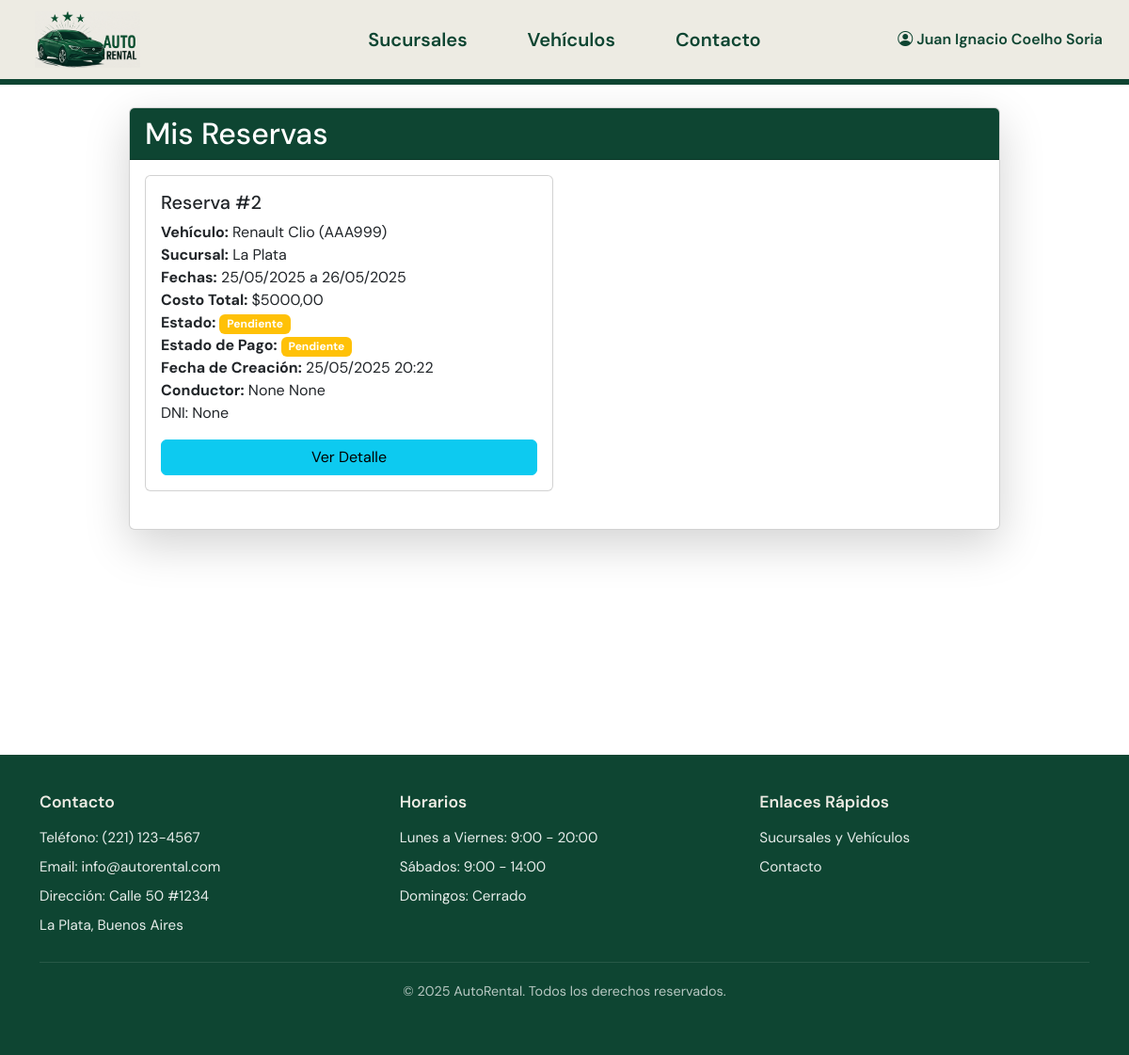
Before: /reservas/mis_reservas/ (signed in) with the older database file.
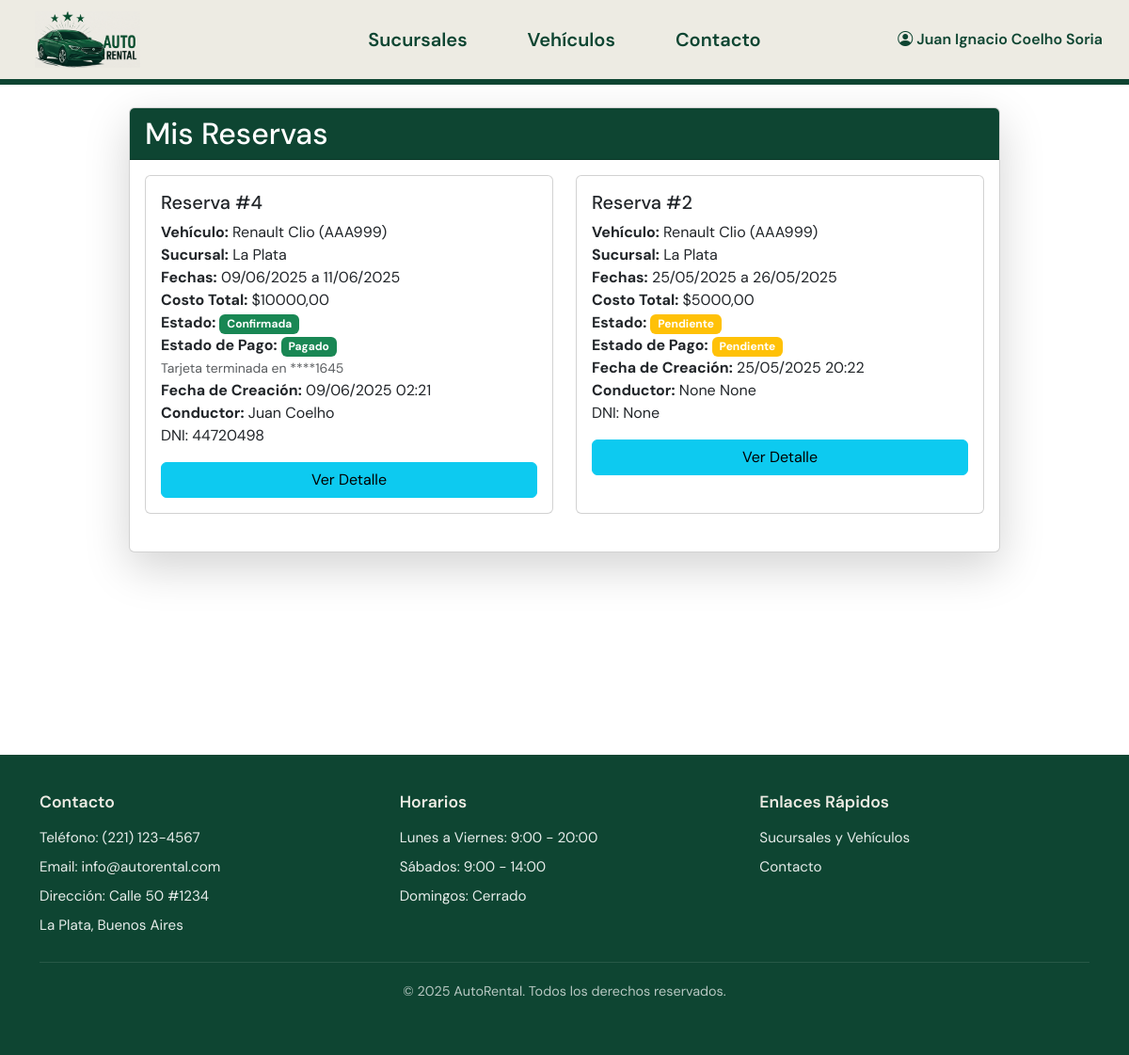
After: the same page with the newer database file.
### reservas/models.py (models this page shows, shortened)
class Reserva(models.Model):
    ESTADO_RESERVA_CHOICES = (
        ('PENDIENTE', 'Pendiente'),
        ('CONFIRMADA', 'Confirmada'),
        ('CANCELADA', 'Cancelada'),
        ('FINALIZADA', 'Finalizada'),
    )
    ESTADO_PAGO_CHOICES = (
        ('PENDIENTE', 'Pendiente'),
        ('PROCESANDO', 'Procesando'),
        ('PAGADO', 'Pagado'),
        ('FALLIDO', 'Fallido'),
        ('REEMBOLSADO', 'Reembolsado'),
    )
    cliente = models.ForeignKey(settings.AUTH_USER_MODEL, on_delete=models.CASCADE, related_name='reservas')
    vehiculo = models.ForeignKey(Vehiculo, on_delete=models.CASCADE, related_name='reservas')
    fecha_recogida = models.DateField()
    fecha_devolucion = models.DateField()
    costo_total = models.DecimalField(max_digits=10, decimal_places=2, null=True, blank=True)
    estado = models.CharField(max_length=20, choices=ESTADO_RESERVA_CHOICES, default='PENDIENTE')
    fecha_creacion = models.DateTimeField(auto_now_add=True)
    conductor_nombre = models.CharField(max_length=100, null=True, blank=True)
    conductor_apellido = models.CharField(max_length=100, null=True, blank=True)
    conductor_dni = models.CharField(max_length=20, null=True, blank=True, unique=True)
    estado_pago = models.CharField(max_length=20, choices=ESTADO_PAGO_CHOICES, default='PENDIENTE')
    fecha_pago = models.DateTimeField(null=True, blank=True)
    referencia_pago = models.CharField(max_length=100, null=True, blank=True)
    ultimos_4_digitos_tarjeta = models.CharField(max_length=4, null=True, blank=True)
    @property
    def esta_pagado(self):
        return self.estado_pago == 'PAGADO'
    class Meta:
        verbose_name_plural = "Reservas"
        ordering = ['fecha_recogida']

### vehiculos/models.py (models this page shows, shortened)
class Vehiculo(models.Model):
    TIPO_CHOICES = [
        ('AUTOMOVIL', 'Automóvil'),
        ('CAMIONETA', 'Camioneta'),
        ('4X4', '4x4'),
    ]
    REEMBOLSO_CHOICES = [
        ('0', '0%'),
        ('20', '20%'),
        ('100', '100%'),
    ]
    marca = models.CharField(max_length=100)
    modelo = models.CharField(max_length=100)
    año = models.PositiveIntegerField()
    patente = models.CharField(max_length=10, unique=True)
    tipo = models.CharField(max_length=20, choices=TIPO_CHOICES, default='AUTOMOVIL')
    capacidad = models.PositiveIntegerField(default=5, help_text='Número de pasajeros')
    precio_por_dia = models.DecimalField(max_digits=10, decimal_places=2)
    sucursal_actual = models.ForeignKey(Sucursal, on_delete=models.CASCADE, related_name='vehiculos_en_sucursal')
    disponible = models.BooleanField(default=True)
    foto_base64 = models.TextField(blank=True, null=True)
    politica_de_reembolso = models.CharField(
        max_length=3,
        choices=REEMBOLSO_CHOICES,
        default='0'
    )
    class Meta:
        verbose_name_plural = "Vehículos"

### sucursales/models.py (models this page shows, shortened)
class Sucursal(models.Model):
    nombre = models.CharField(max_length=100)
    direccion = models.CharField(max_length=200)
    telefono = models.CharField(max_length=20)
    class Meta:
        verbose_name_plural = "Sucursales"

### reservas/views.py (the view)
# urls.py: path('mis_reservas/', views.mis_reservas, name='mis_reservas'),
@login_required
def mis_reservas(request):
    reservas = Reserva.objects.filter(cliente=request.user).order_by('-fecha_creacion')
    context = {
        'reservas': reservas,
        'today': datetime.date.today()
    }
    return render(request, 'reservas/mis_reservas.html', context)

### reservas/templates/reservas/mis_reservas.html (shortened to what this page needs)
{% extends 'home/base.html' %}
{% load reserva_filters %}
{% block content %}
<div class="row justify-content-center">
    <div class="col-md-10">
        <div class="card shadow-lg">
            <div class="card-header text-white" style="background-color: #0e4532;">
                <h2 class="mb-0">Mis Reservas</h2>
            </div>
            <div class="card-body">
                {% if reservas %}
                    <div class="row">
                        {% for reserva in reservas %}
                            <div class="col-md-6 mb-4">
                                <div class="card h-100">
                                    <div class="card-body">
                                        <h5 class="card-title">Reserva #{{ reserva.id }}</h5>
                                        <p class="card-text">
                                            <strong>Vehículo:</strong> {{ reserva.vehiculo.marca }} {{ reserva.vehiculo.modelo }} ({{ reserva.vehiculo.patente }})<br>
                                            <strong>Sucursal:</strong> {{ reserva.vehiculo.sucursal_actual.nombre }}<br>
                                            <strong>Fechas:</strong> {{ reserva.fecha_recogida|date:"d/m/Y" }} a {{ reserva.fecha_devolucion|date:"d/m/Y" }}<br>
                                            <strong>Costo Total:</strong> ${{ reserva.costo_total|floatformat:2 }}<br>
                                            <strong>Estado:</strong>
                                            <span class="badge {% if reserva.estado == 'PENDIENTE' %}bg-warning{% elif reserva.estado == 'CONFIRMADA' %}bg-success{% elif reserva.estado == 'CANCELADA' %}bg-danger{% else %}bg-secondary{% endif %}">
                                                {{ reserva.get_estado_display }}
                                            </span><br>
                                            <strong>Estado de Pago:</strong>
                                            <span class="badge {% if reserva.estado_pago == 'PAGADO' %}bg-success{% elif reserva.estado_pago == 'PENDIENTE' %}bg-warning{% elif reserva.estado_pago == 'FALLIDO' %}bg-danger{% else %}bg-secondary{% endif %}">
                                                {{ reserva.get_estado_pago_display }}
                                            </span>
                                            {% if reserva.esta_pagado and reserva.ultimos_4_digitos_tarjeta %}
                                                <br><small class="text-muted">Tarjeta terminada en ****{{ reserva.ultimos_4_digitos_tarjeta }}</small>
                                            {% endif %}
                                            <br>
                                            <strong>Fecha de Creación:</strong> {{ reserva.fecha_creacion|date:"d/m/Y H:i" }}
                                            <br>
                                            <strong>Conductor:</strong> {{ reserva.conductor_nombre }} {{ reserva.conductor_apellido }}<br>DNI: {{ reserva.conductor_dni }}
                                        </p>
                                        <div class="d-flex gap-2">
                                            <a href="{% url 'reservas:detalle_reserva' reserva.id %}" class="btn btn-info flex-grow-1">Ver Detalle</a>
                                        </div>
                                    </div>
                                </div>
                            </div>
                        {% endfor %}
                    </div>
                {% else %}
                    <div class="text-center">
                        <p>No tienes reservas realizadas.</p>
                        <a href="{% url 'sucursales:lista_sucursales' %}" class="btn btn-primary">Explorar vehículos para reservar</a>
                    </div>
                {% endif %}
            </div>
        </div>
    </div>
</div>
{% endblock %}

Changed rows visible on the page:
added Reserva: id "4", vehiculo.marca "Renault", vehiculo.modelo "Clio", vehiculo.patente "AAA999", vehiculo.sucursal_actual.nombre "La Plata", fecha_recogida "09/06/2025", fecha_devolucion "11/06/2025", costo_total "10000,00", estado "Confirmada", estado_pago "Pagado", ultimos_4_digitos_tarjeta "1645", fecha_creacion "09/06/2025 02:21", conductor_nombre "Juan", conductor_apellido "Coelho", conductor_dni "44720498"
